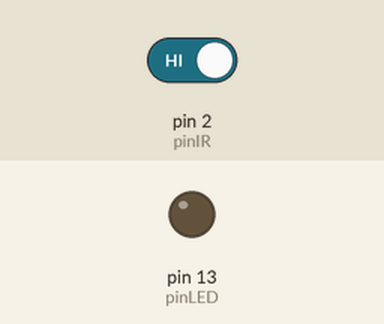
Bench run of a sketch on a simulated Arduino Uno, built with avr-gcc and run on an emulated ATmega328P. On the bench: output pins drawn as LEDs (lit = HIGH). The inputs (shaded band) are chosen by the test bench; at power-on: pin 2 (pinIR) HIGH. What the sketch prints to the serial monitor is not drawn.

Above: at 1.2 s.
1.3 s: pin 2 (pinIR) driven LOW
At 2.1 s:
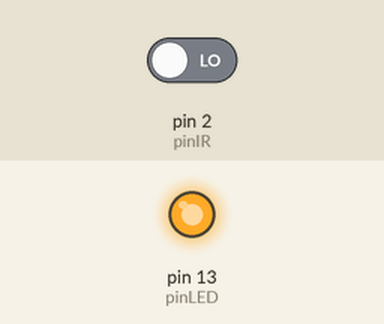
Timing chart, 0 to 7.9 s (numbered marks = the images above; inputs shaded):
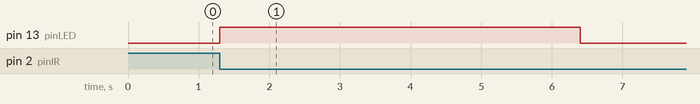

Measured:
- after the input at 1.3 s, pin 13 (pinLED): LOW → HIGH at once, → LOW 5.1 s later

The sketch:

ir_remote_snoop.ino
```cpp
const int pinIR = 2;
const int pinLED=13;
int CODE = 0;

volatile boolean bounced = 0;
const int CODE_LEN = 50;
volatile unsigned long durations[CODE_LEN];
volatile int GroupCode = 0;
void setup(){
  pinMode(pinIR , INPUT);
  pinMode(pinLED, OUTPUT);
  //LOW to trigger the interrupt whenever the pin is low,
  //CHANGE to trigger the interrupt whenever the pin changes value
  //RISING to trigger when the pin goes from low to high,
  //FALLING for when the pin goes from high to low.
  attachInterrupt(0, decodeIR, FALLING);
  //turn off led
  digitalWrite(pinLED, LOW);
  Serial.begin(9600);
}

void loop(){
  if(bounced == 1){
    int i;
    Serial.println("Starting");
    for(i=0; i<CODE_LEN; i+=1){
      Serial.println((unsigned long)durations[i]);
    }
    digitalWrite(pinLED, LOW);
    bounced = 0;
    }
}

void decodeIR(){
  if(bounced){return;}
  digitalWrite(pinLED, HIGH);
  bounced = 1;
  //stop all interrupts
  noInterrupts();

  int i;
  //for each "bit" in the code
  for(i=0; i<CODE_LEN; i+=1){
    //durations[i] = pulseIn(pinIR, LOW, 100000);
    //store the duration of the pulse (microseconds)
    durations[i] = pulseIn(pinIR, HIGH, 100000);
  }
  //enable interrupts
  interrupts();
}
```
